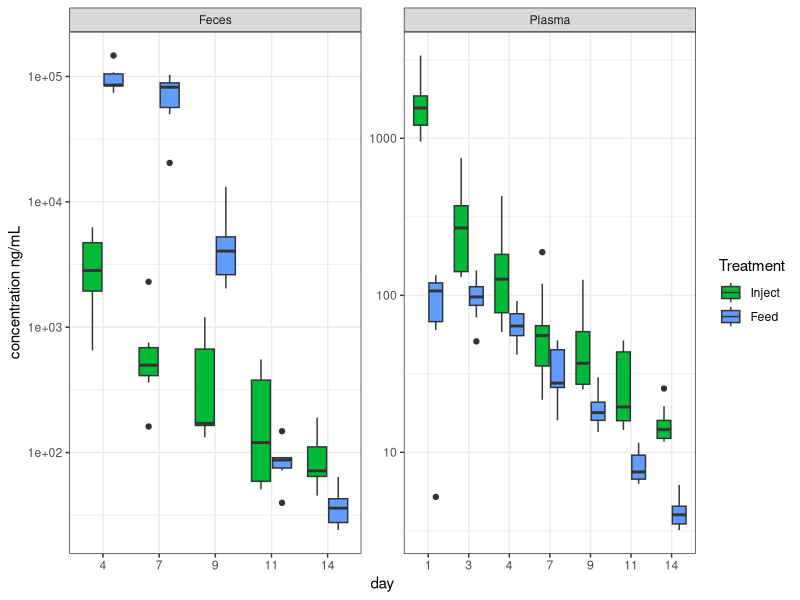
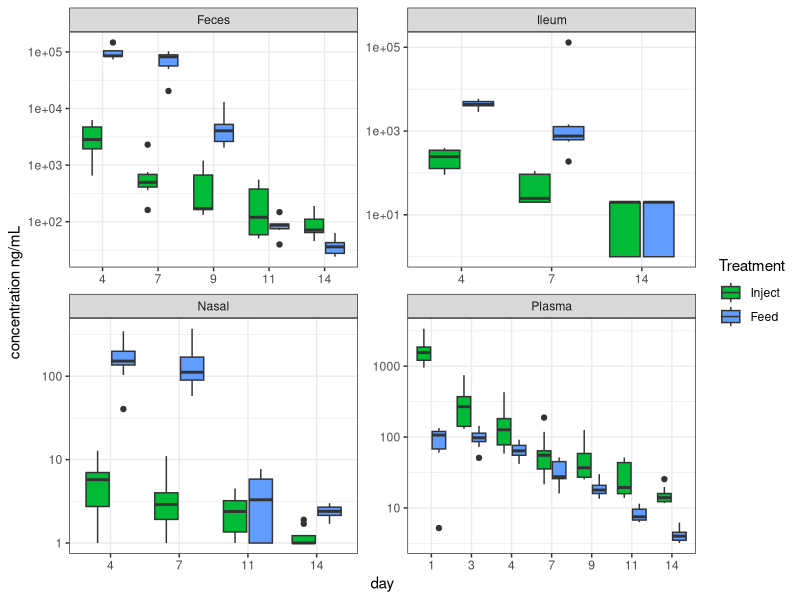
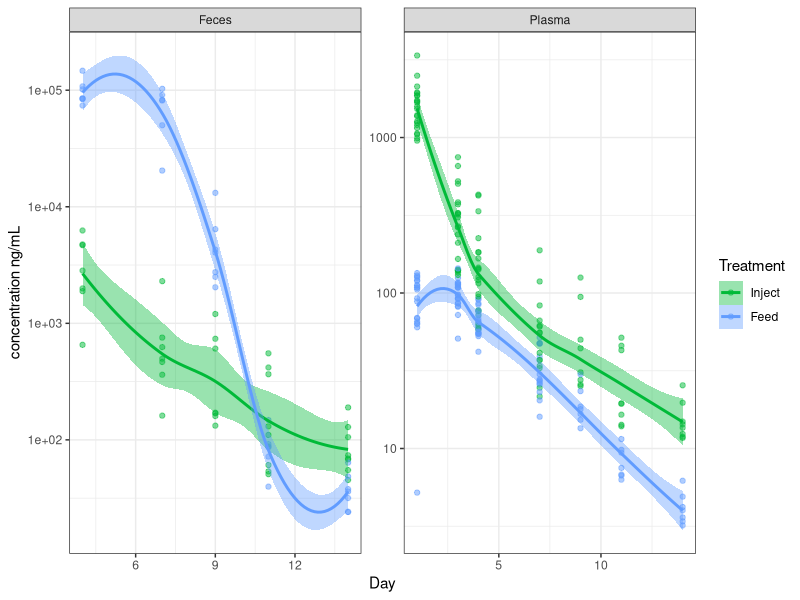
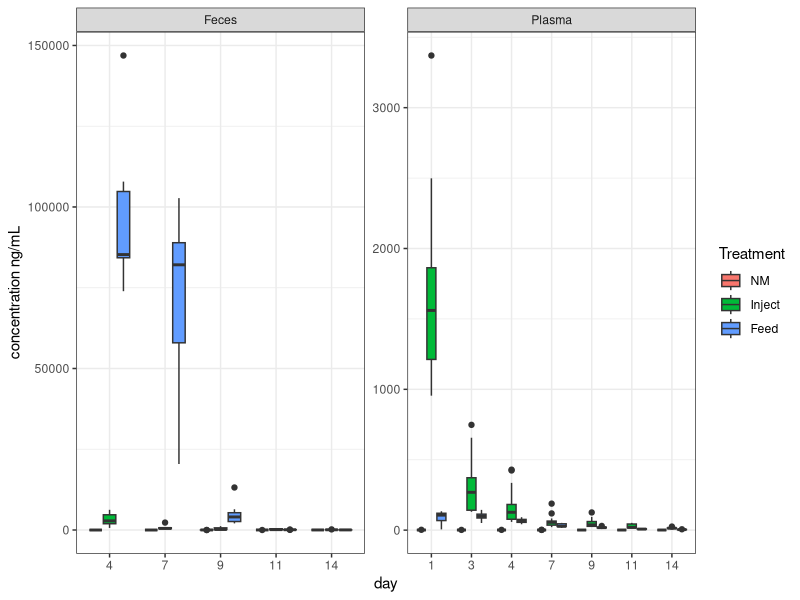
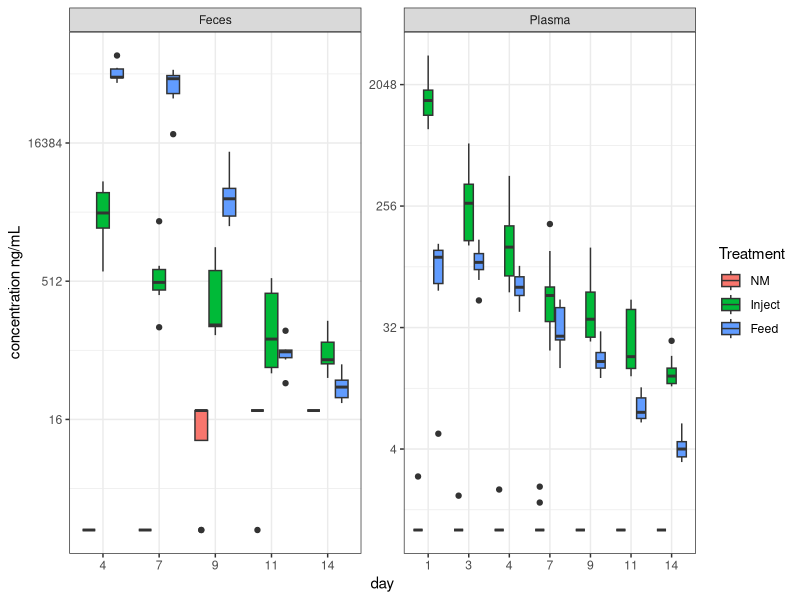

Write the R code that produced these figures, in order. (Note: this script raises an error after producing the figures.)



###### ABX conc. data  #########


getwd()
setwd('~/FS1/reanal/')

library(tidyverse)
library(reshape2)

# functions used:
# grep()
# gsub()
# colnames()
# na.exclude()
# paste()


tis <- read.csv('HansResults_tissues.csv', stringsAsFactors = FALSE)  # reads in data, already cleaned a little
meta <- read.csv('hans_meta.csv', stringsAsFactors = FALSE)           # reads in some metadata

inj <- meta$Pig.ID.Numbers[grep('IM', meta$Control.treatment)]        # creates a vector of pig numbers that have 'IM' in their treatment column
oral <- meta$Pig.ID.Numbers[grep('In-feed', meta$Control.treatment)]    # creates a vector of pig numbers that have 'In-feed' in their treatment column
control <- meta$Pig.ID.Numbers[grep('Control', meta$Control.treatment)] # creates a vector of pig numbers that have 'Control' in their treatment column


tis$Time.Point <- as.numeric(gsub('D', '', tis$Time.Point))             # replaces the 'D' in the time column with '' (nothing)

tis.melt <- melt(tis, id.vars = c(1,2), measure.vars = c(3:6))          # converts to long dataframe format for easy plotting
tis.melt                                                                # just checking on the new long dataframe
colnames(tis.melt) <- c('pig', 'day', 'tissue', 'concentration')        # changing the column names to something I like
tis.melt$concentration <- gsub('NF', 0, tis.melt$concentration)         # replaces 'NF' with 0
tis.melt$concentration <- gsub('<', '', tis.melt$concentration)         # replaces '<' with '' (nothing)


tis.melt$concentration <- as.numeric(tis.melt$concentration)            # forces the concentration column to be numeric 
tis.melt <- na.exclude(tis.melt)                                        # removes NAs which were introduced in the previous line

tis.melt$treatment <- NA                                                # creates a new column 'treatment'
tis.melt$treatment[tis.melt$pig %in% control] <- 'control'              # assigns 'control' to pigs whose numbers are in the control vector we generated on line 11
tis.melt$treatment[tis.melt$pig %in% inj] <- 'inject'                   # assigns 'inject' to pigs whose numbers are in the control vector we generated on line 9
tis.melt$treatment[tis.melt$pig %in% oral] <- 'oral'                    # assigns 'oral' to pigs whose numbers are in the control vector we generated on line 10


tis.melt$dayXtreat <- paste(tis.melt$day, tis.melt$treatment, sep = '_') # creates a dayXtreatment column, it's just the day and treatment columns pasted together




tis.melt$day <- factor(tis.melt$day)                                     # makes the day column a factor (this means it is categorical data, not continuous data)


# this section uses tidyverse type pipes, filters, and ggplot to produce boxplots

tis.melt$concentration[tis.melt$concentration == 0] <- 1
tis.melt$Treatment <- ifelse(tis.melt$treatment == 'control', 'NM', 
                             ifelse(tis.melt$treatment == 'inject', 'Inject', 
                                    ifelse(tis.melt$treatment == 'oral', 'Feed', NA)))

tis.melt$Tissue <- ifelse(tis.melt$tissue == 'Serum', 'Plasma', 
                             ifelse(tis.melt$tissue == 'feces', 'Feces',
                                    ifelse(tis.melt$tissue == 'Nasal', 'Nasal', 
                                           ifelse(tis.melt$tissue == 'Ileum', 'Ileum', NA))))






tis.melt$Treatment <- factor(tis.melt$Treatment, levels = c('NM', 'Inject', 'Feed'))

tis.melt %>% filter(Treatment %in% c('Inject', 'Feed')) %>%
  filter(Tissue %in% c('Feces', 'Plasma')) %>% 
  filter(day != 0) %>% 
  ggplot(aes(x=day, y=concentration, group=dayXtreat, fill=Treatment)) +
  geom_boxplot() +
  ylab('concentration ng/mL') + scale_y_log10() +
  facet_wrap(~Tissue, scales = 'free')+
  theme_bw() + scale_fill_manual(values = c('#00BA38', '#619CFF'))

tis.melt %>% filter(Treatment %in% c('Inject', 'Feed')) %>%
  #filter(Tissue %in% c('Feces', 'Plasma')) %>% 
  filter(day != 0) %>% 
  ggplot(aes(x=day, y=concentration, group=dayXtreat, fill=Treatment)) +
  geom_boxplot() +
  ylab('concentration ng/mL') + scale_y_log10() +
  facet_wrap(~Tissue, scales = 'free')+
  theme_bw() + scale_fill_manual(values = c('#00BA38', '#619CFF'))



#
tis.melt$Day <- as.numeric(as.character(tis.melt$day))

tis.melt %>% filter(Treatment %in% c('Inject', 'Feed')) %>%
  filter(Tissue %in% c('Feces', 'Plasma')) %>% 
  filter(day != 0) %>% 
  ggplot(aes(x=Day, y=concentration, fill=Treatment, color=Treatment)) +
  geom_point(shape=21, alpha=.5) + geom_smooth() +
  ylab('concentration ng/mL') + scale_y_log10() +
  facet_wrap(~Tissue, scales = 'free')+
  theme_bw() + scale_fill_manual(values = c('#00BA38', '#619CFF'))+
  scale_color_manual(values = c('#00BA38', '#619CFF'))









tis.melt %>% filter(tissue %in% c('Serum', 'feces')) %>%
  filter(day != 0) %>% 
  ggplot(aes(x=day, y=concentration, group=dayXtreat, fill=Treatment)) +
  geom_boxplot() +
  ylab('concentration ng/mL') +# scale_y_log10() +
  facet_wrap(~Tissue, scales = 'free')+
  theme_bw()

tis.melt %>% filter(tissue %in% c('Serum', 'feces')) %>%
  filter(day != 0) %>% 
  ggplot(aes(x=day, y=concentration, group=dayXtreat, fill=Treatment)) +
  geom_boxplot() +
  ylab('concentration ng/mL') + scale_y_continuous(trans = 'log2') +
  facet_wrap(~Tissue, scales = 'free')+
  theme_bw()



tis.melt %>% group_by(Treatment, day) %>% 
  summarise(mean_conc = mean(concentration)) %>% 
  spread(key=Treatment, value=mean_conc, -day)

scales::trans_new(transform = log2, inverse = exp)

tis.melt %>% filter(tissue == 'Serum') %>%                                 
  ggplot(aes(x=day, y=concentration, group=dayXtreat, fill=treatment)) +
  geom_boxplot() +
  ylab('concentration ng/mL') +
  ggtitle('Oxytet concentrations: Serum') +
  theme_bw()


tis.melt %>% filter(tissue == 'feces') %>%
  ggplot(aes(x=day, y=concentration, group=dayXtreat, fill=treatment)) +
  geom_boxplot() + ylab('concentration ng/mL') + ggtitle('Oxytet concentrations: Feces')

tis.melt %>% filter(tissue == 'Nasal') %>%
  ggplot(aes(x=day, y=concentration, group=dayXtreat, fill=treatment)) +
  geom_boxplot() + ylab('concentration ng/mL') + ggtitle('Oxytet concentrations: Nasal wash')


tis.melt %>% filter(tissue == 'Ileum') %>%
  ggplot(aes(x=day, y=concentration, group=dayXtreat, fill=treatment)) +
  geom_boxplot() + ylab('concentration ng/mL') + ggtitle('Ileum')

tis.melt <- tis.melt[!(tis.melt$concentration >129000 & tis.melt$tissue == 'Ileum'),]  # removed one crazy high outlier

tis.melt %>% filter(tissue == 'Ileum') %>%
  ggplot(aes(x=day, y=concentration, group=dayXtreat, fill=treatment)) +
  geom_boxplot() + ylab('concentration ng/mL') + ggtitle('Oxytet concentrations: Ileum')


tis.melt$group <- paste(tis.melt$pig, tis.melt$day, tis.melt$tissue, sep = '_')

feces.abx <- tis.melt %>% filter(tissue == 'feces')

#  Duplicated Pig numbers are an issue here. This is some fallout from when pig 50 was taken
# instead of pig 5 for a D4 necropsy.

#tis.melt %>% spread(tissue, concentration)


#tis.spread <- spread(tis.melt, key = tissue, value = concentration)

tis.melt[c(381,514),]
tis.melt[c(20,249),]
tis.melt[c(660,718),]
tis.melt[c(661,719),]

# this should fix the problem

tis.melt[c(381),]$pig <- 5
tis.melt[c(20),]$pig <- 5
tis.melt[c(718),]$pig <- 50
tis.melt[c(719),]$pig <- 50
